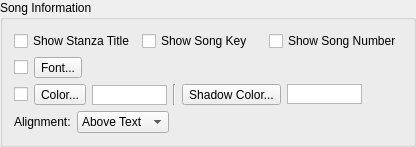
    <widget class="QGroupBox" name="groupBoxSongInfo">
     <property name="title">
      <string>Song Information</string>
     </property>
     <layout class="QVBoxLayout" name="verticalLayout">
      <item>
       <layout class="QHBoxLayout" name="horizontalLayout_6">
        <item>
         <widget class="QCheckBox" name="checkBoxStanzaTitle">
          <property name="text">
           <string>Show Stanza Title</string>
          </property>
         </widget>
        </item>
        <item>
         <widget class="QCheckBox" name="checkBoxSongKey">
          <property name="text">
           <string>Show Song Key</string>
          </property>
         </widget>
        </item>
        <item>
         <widget class="QCheckBox" name="checkBoxSongNumber">
          <property name="text">
           <string>Show Song Number</string>
          </property>
         </widget>
        </item>
       </layout>
      </item>
      <item>
       <layout class="QHBoxLayout" name="horizontalLayout_5">
        <item>
         <widget class="QCheckBox" name="checkBoxSameInfoFont">
          <property name="sizePolicy">
           <sizepolicy hsizetype="Fixed" vsizetype="Fixed">
            <horstretch>0</horstretch>
            <verstretch>0</verstretch>
           </sizepolicy>
          </property>
         </widget>
        </item>
        <item>
         <widget class="QToolButton" name="toolButtonInfoFont">
          <property name="text">
           <string>Font...</string>
          </property>
         </widget>
        </item>
        <item>
         <widget class="QLabel" name="labelInfoFont">
          <property name="text">
           <string/>
          </property>
         </widget>
        </item>
       </layout>
      </item>
      <item>
       <layout class="QHBoxLayout" name="horizontalLayout_11">
        <item>
         <widget class="QCheckBox" name="checkBoxSameInfoColor">
          <property name="sizePolicy">
           <sizepolicy hsizetype="Fixed" vsizetype="Fixed">
            <horstretch>0</horstretch>
            <verstretch>0</verstretch>
           </sizepolicy>
          </property>
         </widget>
        </item>
        <item>
         <widget class="QToolButton" name="toolButtonInfoColor">
          <property name="text">
           <string>Color...</string>
          </property>
         </widget>
        </item>
        <item>
         <widget class="QGraphicsView" name="graphicViewInfoColor">
          <property name="sizePolicy">
           <sizepolicy hsizetype="Minimum" vsizetype="Fixed">
            <horstretch>0</horstretch>
            <verstretch>0</verstretch>
           </sizepolicy>
          </property>
          <property name="minimumSize">
           <size>
            <width>75</width>
            <height>20</height>
           </size>
          </property>
          <property name="maximumSize">
           <size>
            <width>75</width>
            <height>19</height>
           </size>
          </property>
         </widget>
        </item>
        <item>
         <widget class="Line" name="line_5">
          <property name="orientation">
           <enum>Qt::Vertical</enum>
          </property>
         </widget>
        </item>
        <item>
         <widget class="QToolButton" name="toolButtonInfoShadowColor">
          <property name="text">
           <string>Shadow Color...</string>
          </property>
         </widget>
        </item>
        <item>
         <widget class="QGraphicsView" name="graphicViewInfoShadowColor">
          <property name="sizePolicy">
           <sizepolicy hsizetype="Fixed" vsizetype="Fixed">
            <horstretch>0</horstretch>
            <verstretch>0</verstretch>
           </sizepolicy>
          </property>
          <property name="minimumSize">
           <size>
            <width>75</width>
            <height>20</height>
           </size>
          </property>
          <property name="maximumSize">
           <size>
            <width>75</width>
            <height>20</height>
           </size>
          </property>
         </widget>
        </item>
        <item>
         <spacer name="horizontalSpacer_14">
          <property name="orientation">
           <enum>Qt::Horizontal</enum>
          </property>
          <property name="sizeHint" stdset="0">
           <size>
            <width>40</width>
            <height>20</height>
           </size>
          </property>
         </spacer>
        </item>
       </layout>
      </item>
      <item>
       <layout class="QHBoxLayout" name="horizontalLayout_19">
        <item>
         <widget class="QLabel" name="labelInfoAlign">
          <property name="text">
           <string>Alignment:</string>
          </property>
         </widget>
        </item>
        <item>
         <widget class="QComboBox" name="comboBoxInfoAlign">
          <item>
           <property name="text">
            <string>Above Text</string>
           </property>
           <property name="icon">
            <iconset resource="softprojector.qrc">
             <normaloff>:/icons/icons/aboveText.png</normaloff>:/icons/icons/aboveText.png</iconset>
           </property>
          </item>
          <item>
           <property name="text">
            <string>Below Text</string>
           </property>
           <property name="icon">
            <iconset resource="softprojector.qrc">
             <normaloff>:/icons/icons/belowText.png</normaloff>:/icons/icons/belowText.png</iconset>
           </property>
          </item>
         </widget>
        </item>
        <item>
         <spacer name="horizontalSpacer_3">
          <property name="orientation">
           <enum>Qt::Horizontal</enum>
          </property>
          <property name="sizeHint" stdset="0">
           <size>
            <width>40</width>
            <height>20</height>
           </size>
          </property>
         </spacer>
        </item>
       </layout>
      </item>
     </layout>
    </widget>
